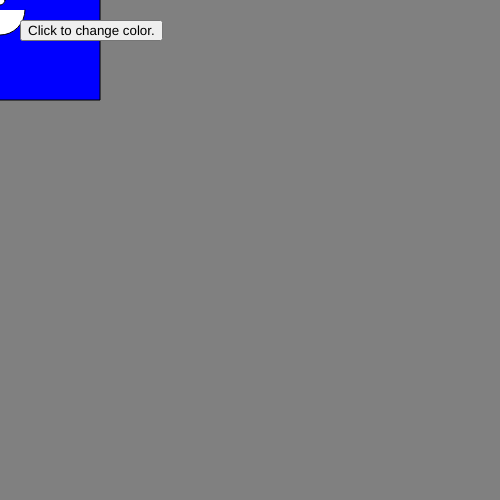
Frame 1 (no input)
Frame 60 (no input): identical to frame 1, image omitted
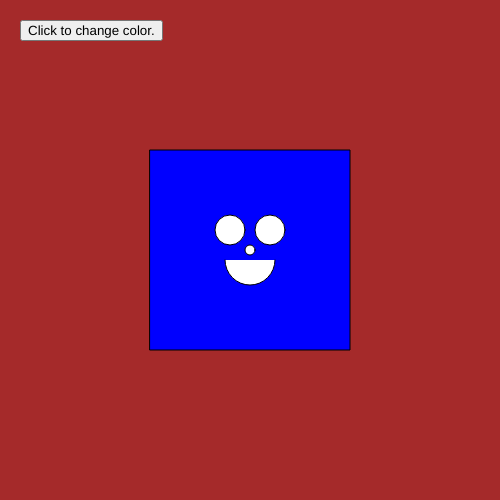
Frame 120 (the mouse pressed at the canvas centre since frame 60)

The p5.js sketch that drew these frames (run headless with seeded random() and noise() and a simulated clock; from frame 60 on, the mouse is pressed at the canvas centre):

// p5.js sketch
// ── sketch.js
var pointX = 0;
var pointY = 0;

var canvasWidth = 500;
var canvasHeight = 500;

var faceColor = "blue";
var following = true;

var colorButton;

function setup() {
  // put setup code here
  createCanvas(canvasWidth, canvasHeight);
  pointX = width / 2;
  pointY = height / 2;

  //creates an html tag for a button. does not need to be rendered at 60fps
  colorButton = createButton("Click to change color.");
  colorButton.position(20, 20);
  colorButton.mousePressed(function() {

    faceColor = "pink";

  });
}

function draw() {
  // put drawing code here
  background(255);

  if (mouseX >= canvasWidth / 2) {
    console.log("Currently on right hand side");
    background("brown");
  } else {
    console.log("Currently on left hand side");
    background("grey");
  }


  if (following) {
    pointX = mouseX;
    pointY = mouseY;
    fill(faceColor);
    rect(pointX - 100, pointY - 100, 200, 200);
    fill(255);
    ellipse(pointX, pointY, 10, 10);
    ellipse(pointX + 20, pointY - 20, 30, 30);
    ellipse(pointX - 20, pointY - 20, 30, 30);

    // arc(x,y,width,height,start,end)
    arc(pointX, pointY + 10, 50, 50, 0, PI);

    //ellipse(point2, point2, 10,10);
  } else {
    fill(faceColor);
    rect(pointX - 100, pointY - 100, 200, 200);
    fill(255);
    ellipse(pointX, pointY, 10, 10);
    ellipse(pointX + 20, pointY - 20, 30, 30);
    ellipse(pointX - 20, pointY - 20, 30, 30);

    // arc(x,y,width,height,start,end)
    arc(pointX, pointY + 10, 50, 50, 0, PI);
  }
} //end of draw



function mousePressed() {
  //faceColor = "red";
}


function mouseReleased() {
  //faceColor = "blue";
}

function keyPressed() {
  console.log("key : " + key + " key code " + keyCode);

  /*switch (key) {
    case "q":
      faceColor = "white";
      break;
    case "a":
      faceColor = "yellow";
      break;
    case " ":
      following = !following;
  }*/
  if (key == "w") {
    faceColor = "black";
  }
  if (key == " ") {
    following = !following;
  }

}
